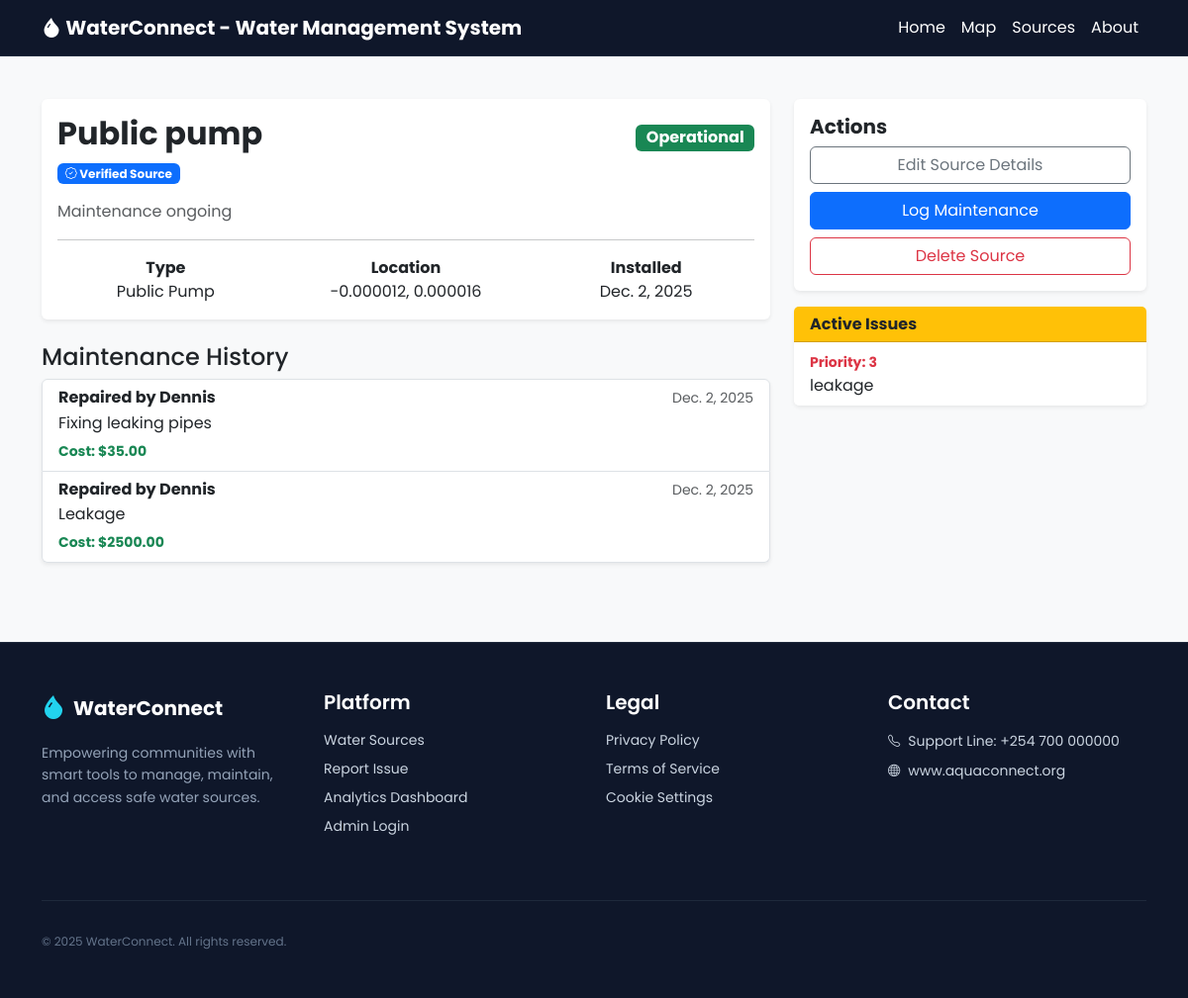
Page /sources/1/ on the committed database.
### waterapp/models.py (models this page shows, shortened)
class WaterSource(models.Model):
    SOURCE_TYPES = [
        ('B', 'Borehole'),
        ('W', 'Well'),
        ('T', 'Tap'),
        ('R', 'River Intake'),
        ('P', 'Public Pump'),
    ]
    STATUS_CHOICES = [
        ('O', 'Operational'),
        ('M', 'Maintenance'),
        ('B', 'Broken/Non-Operational'),
        ('C', 'Contaminated'),
    ]
    name = models.CharField(max_length=100, help_text="E.g., Nairobi Zone A")
    source_type = models.CharField(max_length=1, choices=SOURCE_TYPES)
    latitude = models.DecimalField(max_digits=9, decimal_places=6, help_text="Latitude coordinate")
    longitude = models.DecimalField(max_digits=9, decimal_places=6, help_text="Longitude coordinate")
    status = models.CharField(max_length=1, choices=STATUS_CHOICES, default='O')
    is_verified = models.BooleanField(default=False, help_text="Has this source been verified for water quality?")
    installation_date = models.DateField(default=timezone.now)
    description = models.TextField(blank=True)
    last_updated = models.DateTimeField(auto_now=True)
    @property
    def status_color(self):
        if self.status == 'O':
            return 'success' # Green
        elif self.status == 'M':
            return 'warning' # Yellow/Orange
        return 'danger' # Red

class RepairLog(models.Model):
    water_source = models.ForeignKey(WaterSource, on_delete=models.CASCADE, related_name='repairs')
    technician = models.ForeignKey(User, on_delete=models.SET_NULL, null=True, blank=True)
    repair_date = models.DateField(default=timezone.now)
    work_done = models.TextField()
    cost = models.DecimalField(
        max_digits=10,
        decimal_places=2,
        null=True,
        blank=True,
        validators=[MinValueValidator(Decimal('0.00'))]
    )
    class Meta:
        ordering = ['-repair_date']

class IssueReport(models.Model):
    water_source = models.ForeignKey(WaterSource, on_delete=models.CASCADE, related_name='issues')
    reporter = models.ForeignKey(User, on_delete=models.SET_NULL, null=True, blank=True)
    description = models.TextField()
    reported_at = models.DateTimeField(auto_now_add=True)
    is_resolved = models.BooleanField(default=False)
    priority_level = models.IntegerField(
        default=1,
        choices=[(1, 'Low'), (2, 'Medium'), (3, 'High')],
        validators=[MinValueValidator(1)]
    )
    class Meta:
        ordering = ['-reported_at']

### waterapp/views.py (the view)
# urls.py: path('sources/<int:pk>/', views.water_source_detail, name='water_source_detail'),
def water_source_detail(request, pk):
    source = get_object_or_404(WaterSource.objects.prefetch_related('issues', 'repairs'), pk=pk)
    open_issues = [issue for issue in source.issues.all() if not issue.is_resolved]
    repair_history = source.repairs.all()
    context = {
        'source': source,
        'open_issues': open_issues,
        'repair_history': repair_history,
    }
    return render(request, 'waterapp/water_source_detail.html', context)

### templates/waterapp/water_source_detail.html
{% extends 'waterapp/base.html' %}
{% block content %}
<div class="container" style="padding-top: 100px;">
    <div class="row">
        <div class="col-md-8">
            <div class="card shadow-sm border-0 mb-4">
                <div class="card-body">
                    <div class="d-flex justify-content-between">
                        <h2 class="fw-bold">{{ source.name }}</h2>
                        <span class="badge bg-{{ source.status_color }} fs-6 align-self-center">{{ source.get_status_display }}</span>
                    </div>
                    {% if source.is_verified %}
                    <span class="badge bg-primary mb-3"><i class="bi bi-patch-check"></i> Verified Source</span>
                    {% endif %}
                    <p class="text-muted">{{ source.description }}</p>
                    <hr>
                    <div class="row text-center">
                        <div class="col-4">
                            <strong>Type</strong><br>{{ source.get_source_type_display }}
                        </div>
                        <div class="col-4">
                            <strong>Location</strong><br>{{ source.latitude }}, {{ source.longitude }}
                        </div>
                        <div class="col-4">
                            <strong>Installed</strong><br>{{ source.installation_date }}
                        </div>
                    </div>
                </div>
            </div>
            <h4 class="mt-4">Maintenance History</h4>
            <div class="list-group shadow-sm">
                {% for log in repair_history %}
                <div class="list-group-item">
                    <div class="d-flex w-100 justify-content-between">
                        <h6 class="mb-1 fw-bold">Repaired by {{ log.technician.username|default:"Technician" }}</h6>
                        <small class="text-muted">{{ log.repair_date }}</small>
                    </div>
                    <p class="mb-1">{{ log.work_done }}</p>
                    <small class="text-success fw-bold">Cost: ${{ log.cost }}</small>
                </div>
                {% empty %}
                <div class="list-group-item text-center text-muted">No repair history found.</div>
                {% endfor %}
            </div>
        </div>
        <div class="col-md-4">
            <div class="card shadow-sm border-0 mb-3">
                <div class="card-body">
                    <h5 class="fw-bold">Actions</h5>
                    <div class="d-grid gap-2">
                        <a href="{% url 'water_source_update' source.pk %}" class="btn btn-outline-secondary">Edit Source Details</a>
                        <a href="{% url 'repair_log_create' source.pk %}" class="btn btn-primary">Log Maintenance</a>
                        <a href="{% url 'water_source_delete' source.pk %}" class="btn btn-outline-danger">Delete Source</a>
                    </div>
                </div>
            </div>
            <div class="card shadow-sm border-0">
                <div class="card-header bg-warning text-dark">
                    <h6 class="mb-0 fw-bold">Active Issues</h6>
                </div>
                <ul class="list-group list-group-flush">
                    {% for issue in open_issues %}
                    <li class="list-group-item">
                        <small class="text-danger fw-bold">Priority: {{ issue.priority_level }}</small><br>
                        {{ issue.description }}
                    </li>
                    {% empty %}
                    <li class="list-group-item text-success"><i class="bi bi-check-circle"></i> No active issues.</li>
                    {% endfor %}
                </ul>
            </div>
        </div>
    </div>
</div>
{% endblock %}

### static/waterapp/css/main.css (style rules this page uses)
body { font-family: 'Poppins', sans-serif; background-color: #f8f9fa; }

### rows in the picture
WaterSource: name "Public pump", status "Operational", description "Maintenance ongoing", source_type "Public Pump", latitude "-0.000012", longitude "0.000016", installation_date "Dec. 2, 2025"
RepairLog: technician.username "Dennis", repair_date "Dec. 2, 2025", work_done "Fixing leaking pipes", cost "35.00"
RepairLog: technician.username "Dennis", repair_date "Dec. 2, 2025", work_done "Leakage", cost "2500.00"
IssueReport: priority_level "3", description "leakage"
